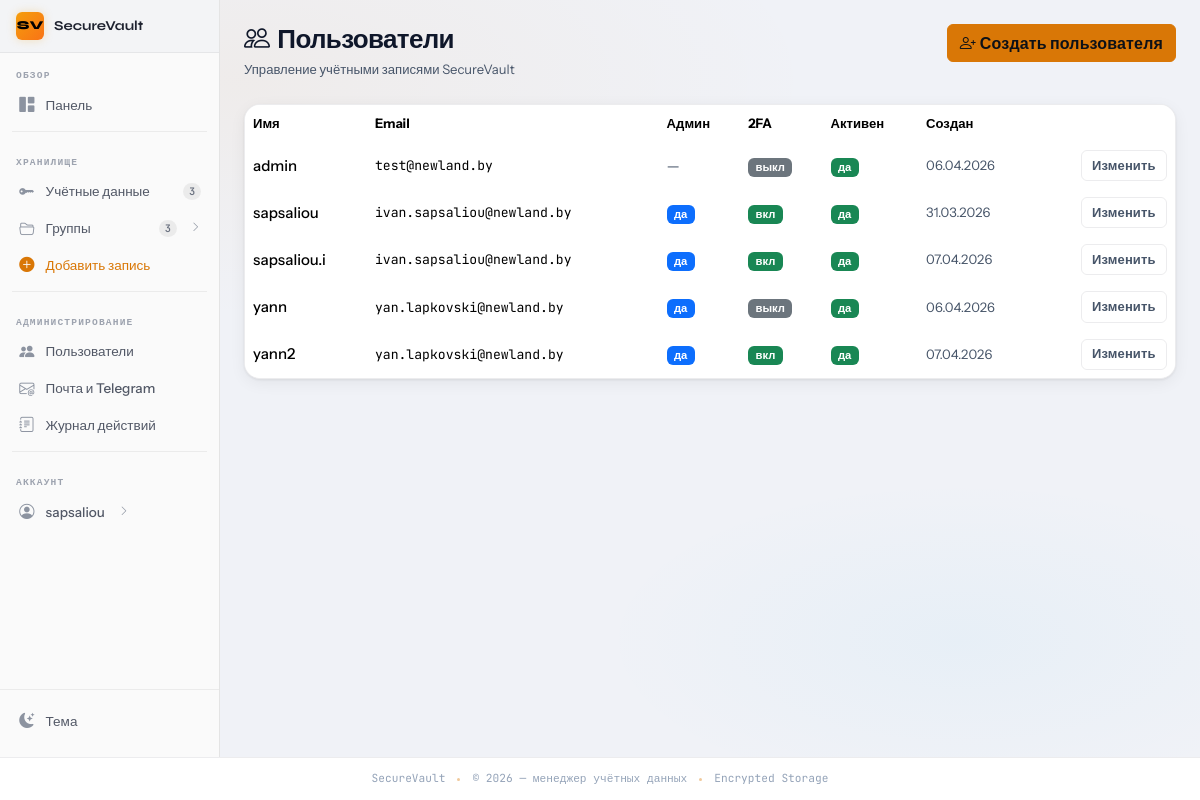
The app's page /admin/users (signed in) with its own data.
### app/models.py (models this page shows, shortened)
class User(UserMixin, db.Model):
    id = db.Column(db.Integer, primary_key=True)
    username = db.Column(db.String(80), unique=True, nullable=False, index=True)
    email = db.Column(db.String(120), nullable=False, index=True)
    password_hash = db.Column(db.String(255), nullable=False)
    created_at = db.Column(db.DateTime, default=datetime.utcnow)
    last_login = db.Column(db.DateTime)
    is_active = db.Column(db.Boolean, default=True)
    is_admin = db.Column(db.Boolean, default=False, nullable=False)
    totp_enabled = db.Column(db.Boolean, default=False, nullable=False)
    totp_secret_encrypted = db.Column(db.Text)  # base32, Fernet
    credentials = db.relationship('Credential', backref='owner', lazy='dynamic', cascade='all, delete-orphan')
    groups = db.relationship('CredentialGroup', backref='creator', lazy='dynamic', cascade='all, delete-orphan')
    shares_received = db.relationship(
        'CredentialShare',
        foreign_keys='CredentialShare.shared_with_user_id',
        back_populates='shared_with_user',
        lazy='dynamic',
    )

### app/routes.py (the view)
@admin_bp.route('/users')
@login_required
@admin_required
def admin_user_list():
    users = User.query.order_by(User.username).all()
    return render_template('admin_users.html', users=users)

### app/routes.py (called while the page is built)
def admin_required(view):
    @wraps(view)
    def wrapped(*args, **kwargs):
        if not current_user.is_authenticated:
            return redirect(url_for('auth.login', next=request.path))
        if not getattr(current_user, 'is_admin', False):
            flash('Нужны права администратора', 'danger')
            return redirect(url_for('main.dashboard'))
        return view(*args, **kwargs)
    return wrapped

### app/templates/admin_users.html (shortened to what this page needs)
{% extends "base.html" %}
{% block content %}
<div class="py-4 animate-fadein">
  <div class="d-flex flex-column flex-md-row justify-content-between align-items-start gap-3 mb-4">
    <div>
      <h1 class="page-title mb-1"><i class="bi bi-people me-2"></i>Пользователи</h1>
      <p class="text-muted small mb-0">Управление учётными записями SecureVault</p>
    </div>
    <a href="{{ url_for('admin.admin_user_create') }}" class="btn btn-primary">
      <i class="bi bi-person-plus me-1"></i>Создать пользователя
    </a>
  </div>
  <div class="card-vault">
    <div class="table-responsive">
      <table class="table table-borderless table-hover align-middle mb-0">
        <thead class="text-muted small">
          <tr>
            <th>Имя</th>
            <th>Email</th>
            <th>Админ</th>
            <th>2FA</th>
            <th>Активен</th>
            <th>Создан</th>
            <th></th>
          </tr>
        </thead>
        <tbody>
          {% for u in users %}
            <tr>
              <td class="fw-medium">{{ u.username }}</td>
              <td class="font-monospace small">{{ u.email }}</td>
              <td>{% if u.is_admin %}<span class="badge text-bg-primary">да</span>{% else %}<span class="text-muted">—</span>{% endif %}</td>
              <td>{% if u.totp_enabled %}<span class="badge text-bg-success small">вкл</span>{% else %}<span class="badge text-bg-secondary small">выкл</span>{% endif %}</td>
              <td>{% if u.is_active %}<span class="badge text-bg-success small">да</span>{% else %}<span class="badge text-bg-secondary small">нет</span>{% endif %}</td>
              <td class="text-muted small">{{ u.created_at.strftime('%d.%m.%Y') if u.created_at else '—' }}</td>
              <td class="text-end">
                <a href="{{ url_for('admin.admin_user_edit', user_id=u.id) }}" class="btn btn-sm btn-outline-secondary">Изменить</a>
              </td>
            </tr>
          {% endfor %}
        </tbody>
      </table>
    </div>
  </div>
</div>
{% endblock %}

### app/templates/partials/sidebar_right.html (shortened to what this page needs)
<div class="sv-sidebar-project">
  <div class="sv-sidebar-project-icon">SV</div>
  <span class="sv-sidebar-project-name">SecureVault</span>
</div>
<nav aria-label="Основная навигация">
  <span class="sv-sidebar-section-label">Обзор</span>
  <ul class="sv-nav">
    <li class="sv-nav-item">
      <a class="sv-nav-link" href="{{ url_for('main.dashboard') }}">
        <span class="sv-nav-icon"><i class="bi bi-grid-1x2-fill"></i></span>
        <span>Панель</span>
      </a>
    </li>
  </ul>
  <div class="sv-sidebar-divider"></div>
  <span class="sv-sidebar-section-label">Хранилище</span>
  <ul class="sv-nav">
    <li class="sv-nav-item">
      <a class="sv-nav-link" href="{{ url_for('credential_bp.list_credentials') }}">
        <span class="sv-nav-icon"><i class="bi bi-key-fill"></i></span>
        <span>Учётные данные</span>
        <span class="sv-nav-badge {% if current_user.credentials.count() == 0 %}sv-nav-badge-0{% endif %}">
          {{ current_user.credentials.count() }}
        </span>
      </a>
    </li>
    <li class="sv-nav-item">
      <button class="sv-nav-link"
              type="button"
              data-bs-toggle="collapse"
              data-bs-target="#sbGroups"
              aria-expanded="false"
              aria-controls="sbGroups">
        <span class="sv-nav-icon"><i class="bi bi-folder2-open"></i></span>
        <span>Группы</span>
        <span class="sv-nav-badge {% if current_user.groups.count() == 0 %}sv-nav-badge-0{% endif %}">
          {{ current_user.groups.count() }}
        </span>
        <i class="bi bi-chevron-right sv-nav-arrow ms-1"></i>
      </button>
        {% set groups = current_user.groups.order_by('position', 'name').all() %}
    </li>
    <li class="sv-nav-item">
      <a class="sv-nav-link" href="{{ url_for('credential_bp.add_credential') }}"
         style="color: var(--accent);">
        <span class="sv-nav-icon" style="color:var(--accent);"><i class="bi bi-plus-circle-fill"></i></span>
        <span>Добавить запись</span>
      </a>
    </li>
  </ul>
  {% if current_user.is_admin %}
  <div class="sv-sidebar-divider"></div>
  <span class="sv-sidebar-section-label">Администрирование</span>
  <ul class="sv-nav">
    <li class="sv-nav-item">
      <a class="sv-nav-link" href="{{ url_for('admin.admin_user_list') }}">
        <span class="sv-nav-icon"><i class="bi bi-people-fill"></i></span>
        <span>Пользователи</span>
      </a>
    </li>
    <li class="sv-nav-item">
      <a class="sv-nav-link" href="{{ url_for('admin.admin_delivery_settings') }}">
        <span class="sv-nav-icon"><i class="bi bi-envelope-at"></i></span>
        <span>Почта и Telegram</span>
      </a>
    </li>
    <li class="sv-nav-item">
      <a class="sv-nav-link" href="{{ url_for('admin.admin_audit_log') }}">
        <span class="sv-nav-icon"><i class="bi bi-journal-text"></i></span>
        <span>Журнал действий</span>
      </a>
    </li>
  </ul>
  {% endif %}
  <div class="sv-sidebar-divider"></div>
  <span class="sv-sidebar-section-label">Аккаунт</span>
  <ul class="sv-nav">
    <li class="sv-nav-item">
      <button class="sv-nav-link"
              type="button"
              data-bs-toggle="collapse"
              data-bs-target="#sbAccount"
              aria-expanded="false"
              aria-controls="sbAccount">
        <span class="sv-nav-icon"><i class="bi bi-person-circle"></i></span>
        <span class="text-truncate">{{ current_user.username }}</span>
        <i class="bi bi-chevron-right sv-nav-arrow ms-1"></i>
      </button>
    </li>
  </ul>
</nav>
<div class="sv-sidebar-actions">
  <button type="button" class="sv-theme-btn theme-toggle" title="Сменить тему">
    <span class="sv-nav-icon">
      <i class="bi bi-moon-stars-fill theme-icon-dark"></i>
    </span>
    <span>Тема</span>
  </button>
</div>

### app/static/css/sidebar.css (style rules this page uses)
:root, [data-bs-theme="dark"] { --sv-sidebar-bg: #1f1f1f; --sv-sidebar-border: rgba(255,255,255,0.07); --sv-sidebar-text: #b0b7c3; --sv-sidebar-text-hover:#e8eaf0; --sv-sidebar-active-bg: rgba(255,255,255,0.08); --sv-sidebar-active-border: var(--accent); --sv-sidebar-icon: #6b7280; --sv-sidebar-icon-hover:#c9d1de; --sv-sidebar-section: #6b7280; --sv-sidebar-scrollbar: #2e3340; --sv-sidebar-header-bg: #161616; --sv-sidebar-divider: rgba(255,255,255,0.06); --sv-sidebar-badge-bg: rgba(255,255,255,0.08); --sv-sidebar-badge: #8b929e; }
[data-bs-theme="light"] { --sv-sidebar-bg: #fafafa; --sv-sidebar-border: rgba(0,0,0,0.09); --sv-sidebar-text: #525866; --sv-sidebar-text-hover:#1f2330; --sv-sidebar-active-bg: rgba(0,0,0,0.05); --sv-sidebar-active-border: var(--accent); --sv-sidebar-icon: #8c93a0; --sv-sidebar-icon-hover:#374151; --sv-sidebar-section: #9da3af; --sv-sidebar-scrollbar: #d0d4db; --sv-sidebar-header-bg: #f3f4f6; --sv-sidebar-divider: rgba(0,0,0,0.06); --sv-sidebar-badge-bg: rgba(0,0,0,0.06); --sv-sidebar-badge: #6b7280; }
.sv-sidebar-project { background: var(--sv-sidebar-header-bg); border-bottom: 1px solid var(--sv-sidebar-divider); padding: 0.75rem 1rem; display: flex; align-items: center; gap: 0.625rem; flex-shrink: 0; }
.sv-sidebar-project-icon { width: 1.75rem; height: 1.75rem; border-radius: 6px; background: linear-gradient(135deg, var(--amber-500), #f97316); display: flex; align-items: center; justify-content: center; font-size: 0.75rem; color: #000; font-weight: 800; font-family: var(--font-display); flex-shrink: 0; box-shadow: 0 0 10px rgba(245,158,11,0.25); }
.sv-sidebar-project-name { font-family: var(--font-display); font-size: 0.85rem; font-weight: 700; color: var(--sv-sidebar-text-hover); white-space: nowrap; overflow: hidden; text-overflow: ellipsis; }
.sv-sidebar-section-label { font-family: var(--font-mono); font-size: 0.6rem; font-weight: 700; letter-spacing: 0.12em; text-transform: uppercase; color: var(--sv-sidebar-section); padding: 0.875rem 1rem 0.3rem; display: block; user-select: none; }
.sv-nav { list-style: none; padding: 0 0.5rem; margin: 0; display: flex; flex-direction: column; gap: 1px; }
.sv-nav-item { position: relative; }
.sv-nav-link { display: flex; align-items: center; gap: 0.625rem; padding: 0.45rem 0.625rem; border-radius: 6px; color: var(--sv-sidebar-text); text-decoration: none; font-size: 0.845rem; font-weight: 500; transition: background 160ms, color 160ms; cursor: pointer; border: none; background: none; width: 100%; text-align: left; line-height: 1.4; position: relative; }
.sv-nav-icon { color: var(--sv-sidebar-icon); font-size: 0.95rem; width: 1.1rem; display: flex; align-items: center; justify-content: center; flex-shrink: 0; transition: color 160ms; }
.sv-nav-badge { margin-left: auto; font-family: var(--font-mono); font-size: 0.65rem; font-weight: 600; background: var(--sv-sidebar-badge-bg); color: var(--sv-sidebar-badge); border-radius: 999px; padding: 0.1em 0.55em; min-width: 1.4em; text-align: center; flex-shrink: 0; }
.sv-nav-arrow { margin-left: auto; color: var(--sv-sidebar-icon); font-size: 0.65rem; transition: transform 220ms var(--ease-out), color 160ms; flex-shrink: 0; }
.sv-sidebar-divider { height: 1px; background: var(--sv-sidebar-divider); margin: 0.5rem 0.75rem; flex-shrink: 0; }
.sv-sidebar-actions { margin-top: auto; padding: 0.75rem 0.5rem 1rem; border-top: 1px solid var(--sv-sidebar-divider); flex-shrink: 0; }
.sv-theme-btn { display: flex; align-items: center; gap: 0.625rem; padding: 0.45rem 0.625rem; border-radius: 6px; color: var(--sv-sidebar-text); font-size: 0.845rem; font-weight: 500; background: none; border: none; width: 100%; text-align: left; cursor: pointer; transition: background 160ms, color 160ms; }
.sv-theme-btn .sv-nav-icon { color: var(--sv-sidebar-icon); }

### records on screen
User: username "sapsaliou", email "ivan.sapsaliou@newland.by", is_admin "да", totp_enabled "вкл", is_active "да", created_at "31.03.2026"
User: username "admin", email "test@newland.by", totp_enabled "выкл", is_active "да", created_at "06.04.2026"
User: username "sapsaliou.i", email "ivan.sapsaliou@newland.by", is_admin "да", totp_enabled "вкл", is_active "да", created_at "07.04.2026"
User: username "yann", email "yan.lapkovski@newland.by", is_admin "да", totp_enabled "выкл", is_active "да", created_at "06.04.2026"
User: username "yann2", email "yan.lapkovski@newland.by", is_admin "да", totp_enabled "вкл", is_active "да", created_at "07.04.2026"

### other values on screen
{{ current_user.credentials.count() }} "3"
{{ current_user.groups.count() }} "3"
